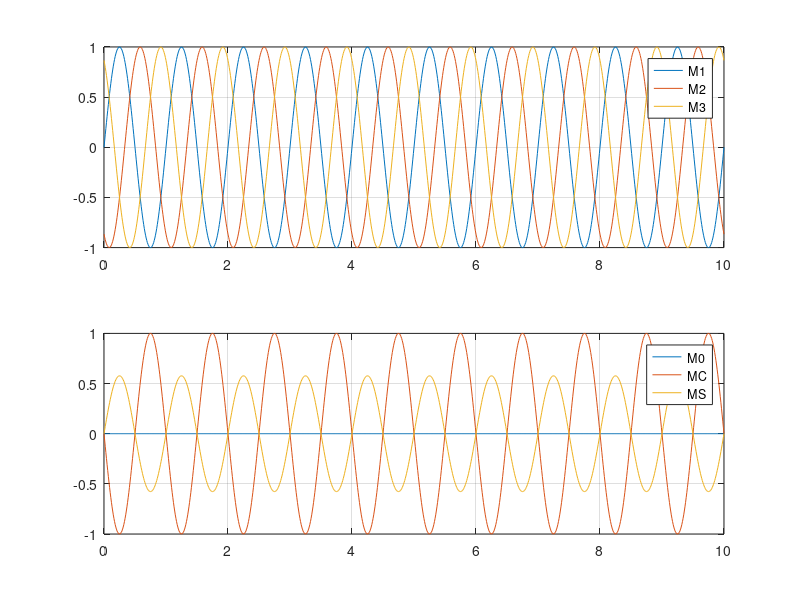

Recreate this plot in MATLAB.
clear; close all;

t = 0:0.01:10;
lenT = length(t);
omega = 2*pi;

M_flap(1,:) = sin(omega*t); 
M_flap(2,:) = sin(omega*t - 2/3*pi); 
M_flap(3,:) = sin(omega*t - 4/3*pi); 


omega = pi;

MBC = 2/3 *[0.5 * ones(1,3); cos(omega), cos(omega+2*pi/3), cos(omega+2*pi/3);... 
    sin(omega), sin(omega+2*pi/3), sin(omega+2*pi/3)];

M_0_cos_sin = nan(3,lenT);
for idx = 1: length(t)
    M_0_cos_sin(:,idx) = MBC * M_flap(:,idx);
end


figure;
subplot(2,1,1)
plot(t,M_flap); 
grid on; axis tight;
legend('M1',"M2","M3")

subplot(2,1,2)
plot(t,M_0_cos_sin); 
legend('M0',"MC","MS")
grid on; axis tight;
